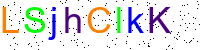
#> input picture captcha.png, 200 x 50 px
$ python captcha_decoder.py
#> lines starting #> are read from the running program, lines starting #| are printed output that depends on the picture
import pytesseract
from PIL import Image, ImageDraw, ImageFont
import cv2 as cv
from matplotlib import pyplot as plt
import os
from operator import itemgetter

pytesseract.pytesseract.tesseract_cmd = r'/usr/local/Cellar/tesseract/5.3.0_1/bin/tesseract'

image = Image.open('captcha.png')
#> image is the input picture: PIL image 200x50 RGB; mean R, G, B 229, 229.8, 229.8

image = image.convert('L')
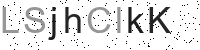
#> image: PIL image 200x50 L; min 0, max 255, mean 229.5

#> (the run stopped early here; a loop or call above may not have finished)
